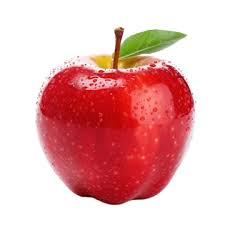
#> input picture apple.jpg, 225 x 225 px
$ python segmentation.py
#> lines starting #> are read from the running program, lines starting #| are printed output that depends on the picture; after the words box and inside, x2 and y2 are one past the last pixel; in counts of white or black regions, pixels touching at a corner belong together
import cv2
import numpy as np

# Load the image
image = cv2.imread('apple.jpg')
#> image is the input picture: shape (225, 225, 3); mean B, G, R 176.3, 176.9, 230.6

# Convert to grayscale
gray = cv2.cvtColor(image, cv2.COLOR_BGR2GRAY)
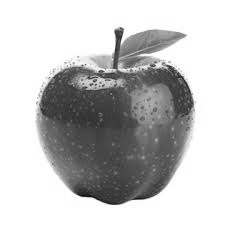
#> gray: shape (225, 225); min 17, max 255, mean 192.9

# Apply Otsu's thresholding
_, thresholded = cv2.threshold(gray, 0, 255, cv2.THRESH_BINARY + cv2.THRESH_OTSU)
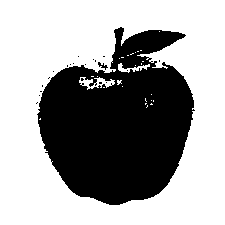
#> thresholded: shape (225, 225); 62.8% white; 21 black regions (19 under 20 px), largest, box (x1, y1, x2, y2) and area: (37, 27, 195, 205) 18777, (98, 62, 108, 70) 32

# Display the original image
cv2.imshow('Original Image', image)

# Display the thresholded image
cv2.imshow('Thresholded Image', thresholded)

# Basic cleaning: Erosion and Dilation
erosion = cv2.erode(thresholded, None, iterations=1)
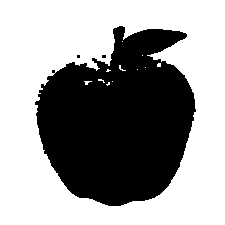
#> erosion: shape (225, 225); 59.9% white; 3 black regions (2 under 20 px), largest, box (x1, y1, x2, y2) and area: (35, 26, 196, 206) 20258
dilation = cv2.dilate(erosion, None, iterations=1)
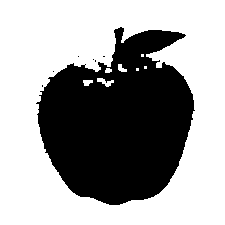
#> dilation: shape (225, 225); 62.1% white; 7 black regions (6 under 20 px), largest, box (x1, y1, x2, y2) and area: (36, 27, 195, 205) 19183

# Display the cleaned images
cv2.imshow('Eroded Image', erosion)
cv2.imshow('Dilated Image', dilation)

# Wait for a key press and close all windows
cv2.waitKey(0)
cv2.destroyAllWindows()

$ run again, with dialated image.png saved as apple.jpg
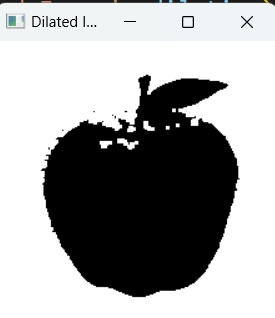
#> input picture dialated image.png, 275 x 318 px
#> image is the input picture: shape (318, 275, 3); mean B, G, R 163.7, 163.5, 163
#> `_, thresholded = cv2.threshold(gray, 0, 255, cv2.THRESH_BINARY + cv2.T..`:
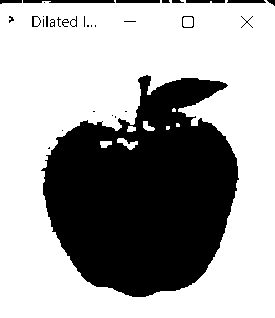
#> thresholded: shape (318, 275); 64.6% white; 32 black regions (16 under 20 px), largest, box (x1, y1, x2, y2) and area: (41, 75, 239, 297) 29954, (23, 0, 115, 3) 258, (116, 0, 160, 3) 132
#> erosion: shape (318, 275); 61.9% white; 12 black regions (4 under 20 px), largest, box (x1, y1, x2, y2) and area: (40, 74, 240, 298) 31291, (0, 0, 275, 7) 1103, (31, 15, 78, 28) 471
#> `dilation = cv2.dilate(erosion, None, iterations=1)`:
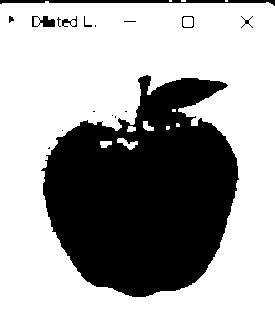
#> dilation: shape (318, 275); 64.4% white; 17 black regions (9 under 20 px), largest, box (x1, y1, x2, y2) and area: (41, 75, 239, 297) 29958, (0, 0, 275, 6) 801, (32, 16, 55, 27) 152

$ run again, with original image.png saved as apple.jpg
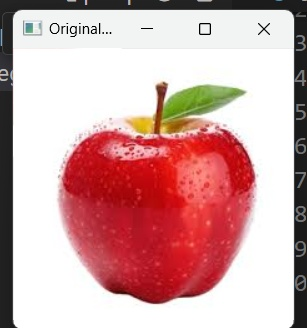
#> input picture original image.png, 307 x 328 px
#> image is the input picture: shape (328, 307, 3); mean B, G, R 166.8, 167.3, 209.2
#> `_, thresholded = cv2.threshold(gray, 0, 255, cv2.THRESH_BINARY + cv2.T..`:
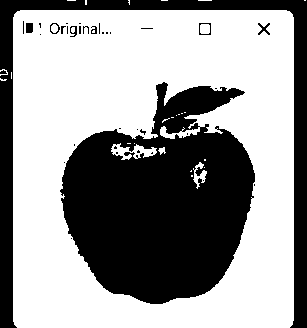
#> thresholded: shape (328, 307); 59.8% white; 37 black regions (27 under 20 px), largest, box (x1, y1, x2, y2) and area: (60, 82, 255, 304) 28727, (0, 0, 307, 328) 11291, (26, 23, 33, 33) 69
#> erosion: shape (328, 307); 56.3% white; 9 black regions (1 under 20 px), largest, box (x1, y1, x2, y2) and area: (59, 81, 256, 305) 30626, (0, 0, 307, 328) 12324, (49, 22, 112, 38) 584
#> `dilation = cv2.dilate(erosion, None, iterations=1)`:
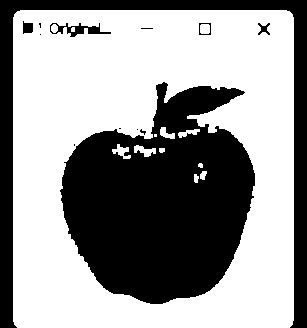
#> dilation: shape (328, 307); 59.2% white; 13 black regions (7 under 20 px), largest, box (x1, y1, x2, y2) and area: (60, 82, 255, 304) 29102, (0, 0, 307, 328) 11401, (50, 23, 111, 37) 330, (23, 21, 33, 34) 102, (258, 23, 270, 35) 72, (199, 23, 211, 35) 48
